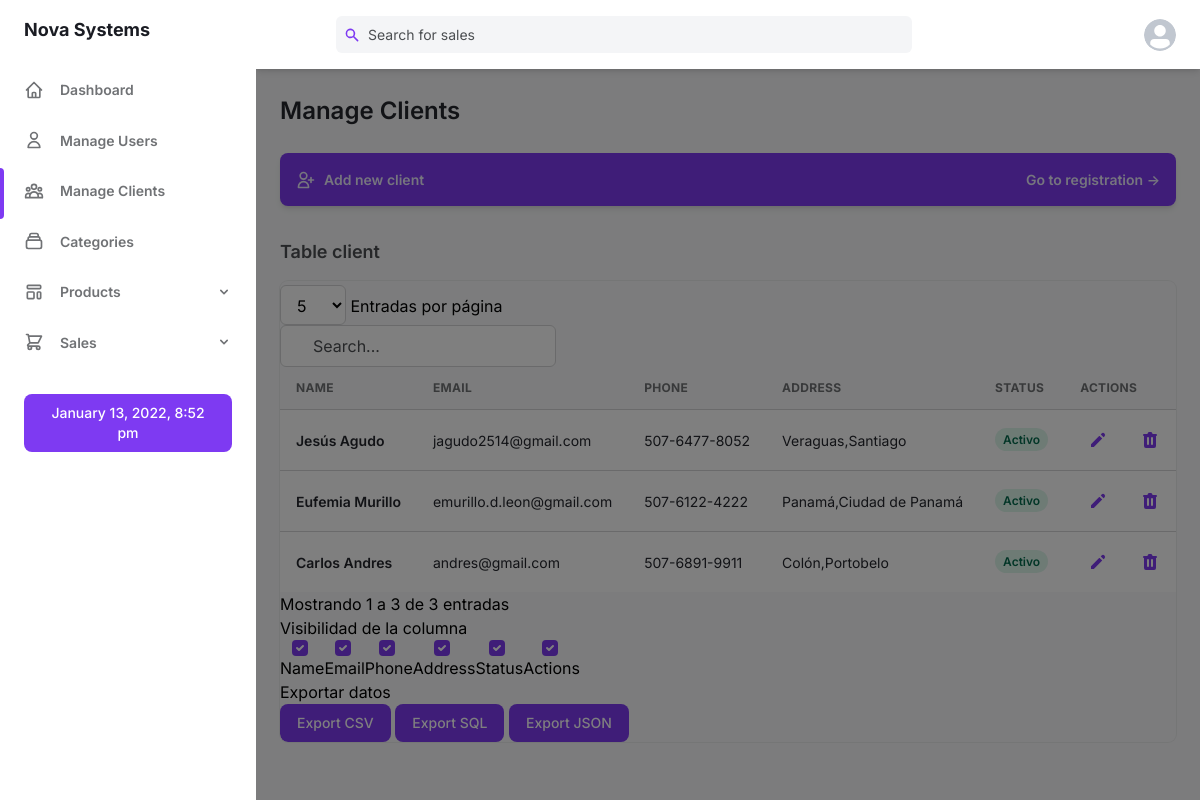
/clients.php (signed in), run on the app's committed database.
### tables this page shows
CREATE TABLE `cliente` (
  `id_cliente` int UNSIGNED NOT NULL,
  `nombre` varchar(50) NOT NULL,
  `telefono` varchar(50) NOT NULL,
  `email` varchar(50) NOT NULL,
  `provincia` varchar(50) NOT NULL,
  `distrito` varchar(50) NOT NULL,
  `estado` tinyint(1) NOT NULL DEFAULT '1'
);

### clients.php (the view, shortened to what this page needs)
<?php
    include "./instalacion/conexion.php";
    $consultaGeneral = $conect->prepare('SELECT * FROM cliente');
    $consultaGeneral->execute();
    $clientes = $consultaGeneral->fetchAll();
?>
<!DOCTYPE html>
<html :class="{ 'theme-dark': dark }" x-data="data()" lang="en">
  <head>
    <?php include "./layout/head.php"; ?>
    <link href="https://cdn.jsdelivr.net/npm/simple-datatables@latest/dist/style.css" rel="stylesheet" type="text/css">
  </head>
  <body>
    <div
      class="flex h-screen bg-gray-50 dark:bg-gray-900"
      :class="{ 'overflow-hidden': isSideMenuOpen}"
    >
      <?php include "./layout/aside.php"; ?>
      <div class="flex flex-col flex-1 w-full">
        <?php include "./layout/header.php"; ?>
        <main class="h-full pb-16 overflow-y-auto">
          <div class="container grid px-6 mx-auto">
            <h2
              class="my-6 text-2xl font-semibold text-gray-700 dark:text-gray-200"
            >
              Manage Clients
            </h2>
            <a
              class="flex items-center justify-between p-4 mb-8 text-sm font-semibold text-purple-100 bg-purple-600 rounded-lg shadow-md focus:outline-none focus:shadow-outline-purple"
              href="./add_client.php"
            >
              <div class="flex items-center">
              <svg xmlns="http://www.w3.org/2000/svg" class="w-5 h-5 mr-2" fill="none" viewBox="0 0 24 24" stroke="currentColor">
  <path stroke-linecap="round" stroke-linejoin="round" stroke-width="2" d="M18 9v3m0 0v3m0-3h3m-3 0h-3m-2-5a4 4 0 11-8 0 4 4 0 018 0zM3 20a6 6 0 0112 0v1H3v-1z" />
</svg>
                <span>Add new client</span>
              </div>
              <span>Go to registration &RightArrow;</span>
            </a>
            <h4
              class="mb-4 text-lg font-semibold text-gray-600 dark:text-gray-300"
            >
              Table client
            </h4>
            <div class="w-full overflow-hidden rounded-lg shadow-xs">
              <div class="w-full overflow-x-auto">
                <table id="table" class="w-full whitespace-no-wrap">
                  <thead>
                    <tr
                      class="text-xs font-semibold tracking-wide text-left text-gray-500 uppercase border-b dark:border-gray-700 bg-gray-50 dark:text-gray-400 dark:bg-gray-800"
                    >
                      <th class="px-4 py-3">Name</th>
                      <th class="px-4 py-3">Email</th>
                      <th class="px-4 py-3">Phone</th>
                      <th class="px-4 py-3">Address</th>
                      <th class="px-4 py-3">Status</th>
                      <th class="px-4 py-3">Actions</th>
                    </tr>
                  </thead>
                  <tbody
                    class="bg-white divide-y dark:divide-gray-700 dark:bg-gray-800"
                  >
                  <?php foreach ($clientes as $datos => $valor):?>
                    <tr class="text-gray-700 dark:text-gray-400">
                      <td class="px-4 py-3">
                        <div class="flex items-center text-sm">
                            <p class="font-semibold"><?= $valor['nombre']; ?></p>
                        </div>
                      </td>
                      <td class="px-4 py-3 text-sm">
                      <?= $valor['email']; ?>
                      </td>
                      <td class="px-4 py-3 text-sm">
                      <?= $valor['telefono']; ?>
                      </td>
                      <td class="px-4 py-3 text-sm">
                        <?= $valor['provincia'].','.$valor['distrito'] ?>
                      </td>
                      <td class="px-4 py-3 text-xs">
                        <?php if ($valor['estado']==1):?>
                            <span
                          class="px-2 py-1 font-semibold leading-tight text-green-700 bg-green-100 rounded-full dark:bg-green-700 dark:text-green-100"
                        >
                        Activo
                        </span>
                        <?php else: ?>
                            <span class="px-2 py-1 font-semibold leading-tight text-red-700 bg-red-100 rounded-full dark:text-red-100 dark:bg-red-700">
                          Inactivo
                        </span>
                        <?php endif; ?>
                      </td>
                      <td class="px-4 py-3">
                        <div class="flex items-center space-x-4 text-sm">
                          <a
                            class="flex items-center justify-between px-2 py-2 text-sm font-medium leading-5 text-purple-600 rounded-lg dark:text-gray-400 focus:outline-none focus:shadow-outline-gray"
                            aria-label="Edit"
                            href="./edit_client.php?id_cliente=<?= $valor['id_cliente'] ?>"
                          >
                            <svg
                              class="w-5 h-5"
                              aria-hidden="true"
                              fill="currentColor"
                              viewBox="0 0 20 20"
                            >
                              <path
                                d="M13.586 3.586a2 2 0 112.828 2.828l-.793.793-2.828-2.828.793-.793zM11.379 5.793L3 14.172V17h2.828l8.38-8.379-2.83-2.828z"
                              ></path>
                            </svg>
                          </a>
                          <a
                            class="flex items-center justify-between px-2 py-2 text-sm font-medium leading-5 text-purple-600 rounded-lg dark:text-gray-400 focus:outline-none focus:shadow-outline-gray"
                            aria-label="Delete"
                            href="./inactivo.php?id_cliente=<?= $valor['id_cliente'] ?>"
                          >
                          </a>
                        </div>
                      </td>
                    </tr>
                    <?php endforeach; ?>
                  </tbody>
                </table>
              </div>
              <div id="hide">
                    <div class="form-group" id="columns"></div>
                    <div class="card-block">
                    <div class="card-header" id="titulo">
                    Exportar datos
                      </div>
                        <div class="form-group" id="exportar">
                    <button type="button" class="bttn success export px-4 py-2 text-sm font-medium leading-5 text-white transition-colors duration-150 bg-purple-600 border border-transparent rounded-lg active:bg-purple-600 hover:bg-purple-700 focus:outline-none focus:shadow-outline-purple" data-type="csv">Export CSV</button>
                    <button type="button" class="bttn success export px-4 py-2 text-sm font-medium leading-5 text-white transition-colors duration-150 bg-purple-600 border border-transparent rounded-lg active:bg-purple-600 hover:bg-purple-700 focus:outline-none focus:shadow-outline-purple" data-type="sql">Export SQL</button>
                    <button type="button" class="bttn success export px-4 py-2 text-sm font-medium leading-5 text-white transition-colors duration-150 bg-purple-600 border border-transparent rounded-lg active:bg-purple-600 hover:bg-purple-700 focus:outline-none focus:shadow-outline-purple" data-type="json">Export JSON</button>
                </div>
              </div>
                </div>
            </div>
          </div>
        </main>
      </div>
    </div>
  </body>
</html>

### data on the page
cliente: nombre "Jesús Agudo", email "jagudo2514@gmail.com", telefono "507-6477-8052", provincia "Veraguas", distrito "Santiago", estado "Activo"
cliente: nombre "Eufemia Murillo", email "emurillo.d.leon@gmail.com", telefono "507-6122-4222", provincia "Panamá", distrito "Ciudad de Panamá", estado "Activo"
cliente: nombre "Carlos Andres", email "andres@gmail.com", telefono "507-6891-9911", provincia "Colón", distrito "Portobelo", estado "Activo"
